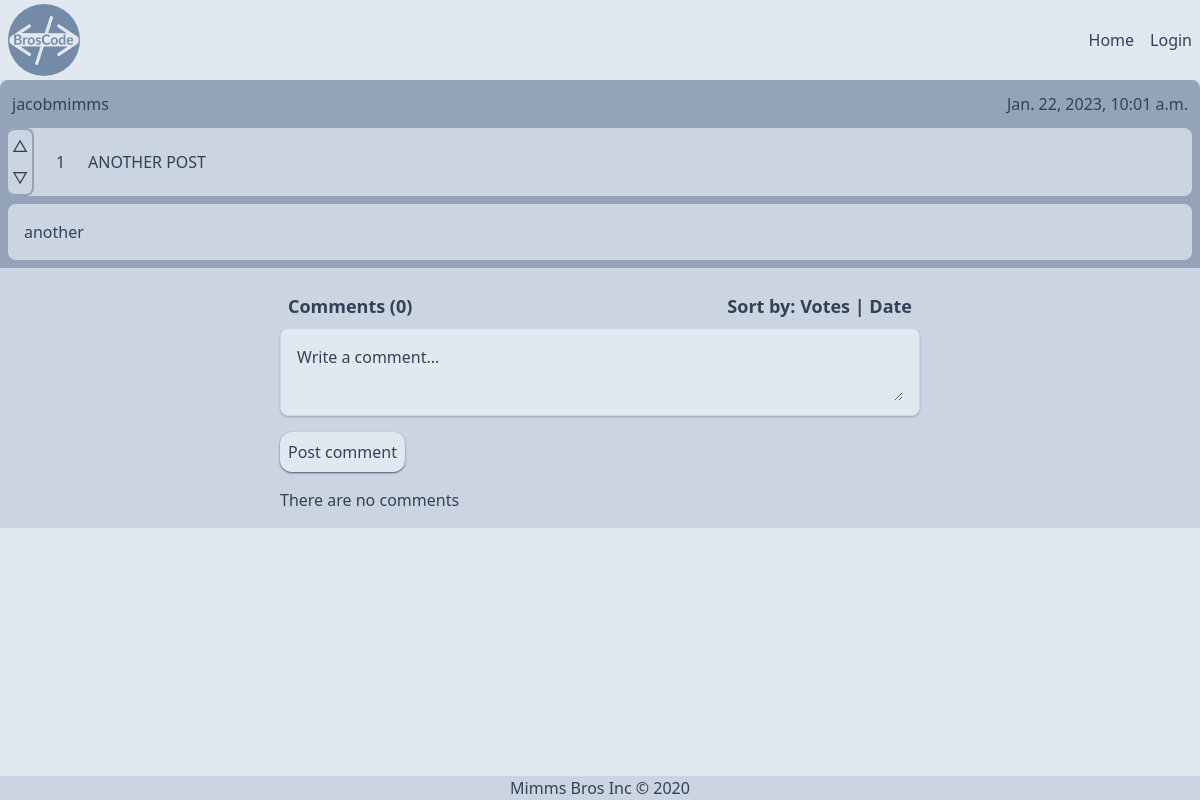
Page /19/post/ on the committed database.
### blog/models.py (models this page shows, shortened)
class Post(models.Model):
    author = models.ForeignKey(User, on_delete=models.CASCADE)
    title = models.CharField(max_length=100)
    content = models.TextField()
    created_at = models.DateTimeField(auto_now_add=True)
    updated_at = models.DateTimeField(auto_now=True)
    votes = models.IntegerField(default=0)
    users_upvoted = models.ManyToManyField(User, blank=True, related_name='users_upvoted_post')
    users_downvoted = models.ManyToManyField(User, blank=True, related_name='users_downvoted_post')

class User(AbstractUser):
    friends = models.ManyToManyField('self', blank=True)

### blog/views.py (the view)
# urls.py: path('<int:pk>/post/', views.post, name='post'),
def post(request, pk):
    post = get_object_or_404(Post, pk=pk)
    comments = Comment.objects.filter(post=post).filter(parent_comment=None).order_by('-created_at')
    return render(request, 'blog/post.html', {'post': post, 'comments': comments, 'user': request.user})

### blog/templatetags/custom_tags.py (called while the page is built)
@register.filter
def order_by(queryset, args):
    args = [x.strip() for x in args.split(',')]
    return queryset.order_by(*args)

### blog/templates/blog/post.html (shortened to what this page needs)
{% extends "blog/base.html" %}
{% load static tailwind_tags %}
{% load crispy_forms_tags %}
{% load custom_tags %}
    {% block content %}
    <div class="flex justify-center">
        <div id="post-content" class="w-full flex flex-col justify-center bg-slate-400 p-2 rounded-t-lg content-center align-middle">
            <div class="flex flex-row justify-between align-middle text-center content-center">
                <a href="{% url 'blog:profile' post.author.pk %}" class="rounded-lg hover:bg-slate-500 hover:text-slate-200 p-1">
                    {{post.author.username}}</a>
                <span class="p-1">
                    {{post.created_at}}
                </span>
            </div>
            <div class="w-full rounded-lg h-full flex my-2 items-center bg-slate-300 text-accent-darkest">
                <div class="h-min w-8">
                    <button class="p-1  border-r-2 border-t-2 border-slate-400 rounded-t-lg bg-slate-300 hover:bg-slate-400 active:bg-slate-500" id="up{{post.id}}" onclick=vote('up','post',{{post.id}})>
                        {% if user in post.users_upvoted.all %}
                            ▲
                        {% else %}
                            △
                        {% endif %}
                    </button>
                    <button class="p-1  border-r-2 border-b-2 border-slate-400 rounded-b-lg bg-slate-300 hover:bg-slate-400 active:bg-slate-500" id="down{{post.id}}" onclick=vote('down','post',{{post.id}})>
                        {% if user in post.users_downvoted.all %}
                            ▼
                        {% else %}
                            ▽
                        {% endif %}
                    </button>
                </div>
                <div class="flex align-middle">
                    <div class="flex flex-col ml-4 w-4 justify-center " id="votes{{post.id}}">
                        {{post.votes}}
                    </div>
                    <span class=" hover:bg-slate-300 rounded-full m-2 p-2">
                        {{ post.title | upper }}
                    </span>
                </div>
            </div>
            <div class="p-4 bg-slate-300 rounded-lg">
                {{post.content}}
            </div>
        </div>
    </div>
    <section class="bg-slate-300 text-slate-700 sm:py-2 md:py-4">
        <div class="max-w-2xl mx-auto px-4">
            <div class="flex justify-between">
                <h2 class="text-md lg:text-lg font-bold p-2">Comments ({{comments.count}})</h2>
                <h3 class="text-md lg:text-lg font-bold p-2">Sort by: <a class="hover:cursor-pointer" onclick=sort("votes")>Votes</a> | <a  class="hover:cursor-pointer" onclick=sort("created_at")>Date</a></h3>
            </div>
            <div class="mb-4" id="fake-form">
                <div class="py-2 px-4 mb-4 rounded-lg rounded-t-lg border bg-slate-200 border-slate-300 shadow-sm shadow-slate-400">
                    <textarea id="comment-text-area" name="comment" rows="2" class="px-0 w-full border-0 focus:ring-0 focus:outline-none bg-slate-200 placeholder-slate-700" placeholder="Write a comment..." required></textarea>
                </div>
                <button onclick=comment({{post.id}}) type="submit" value="comment" class="bg-slate-200 hover:bg-slate-400 rounded-xl p-2 shadow-sm shadow-slate-600 active:shadow-sm">
                    Post comment
                </button>
            </div>
        <div id="comment_section">
            {% block comment %}
            {% include "blog/comment_fragment.html" %}
            {% endblock %}
        </div>
        </div>
      </section>
    {% endblock %}

### rows in the picture
Post: author.username "jacobmimms", created_at "Jan. 22, 2023, 10:01 a.m.", votes "1", title "ANOTHER POST", content "another"

### other values in the picture
{{ comments.count }} "0"
